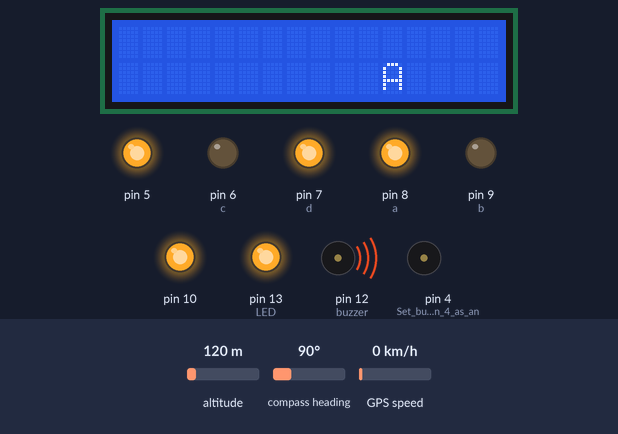
A sketch run on a simulated Arduino Uno, built with avr-gcc and run on an emulated ATmega328P. Parts: 16×2 character LCD, output pins drawn as LEDs (lit = HIGH), buzzer (waves = sounding, pin HIGH). The test bench sets the inputs (shaded band); at power-on: altitude 120 m, compass heading 90°, GPS speed 0 km/h. The GPS gets a fix after 3 s at 37.7749, -122.4194 with 8 satellites; what the sketch prints to the serial monitor is not drawn.

Above: at 0.53 s.
At 2.4 s:
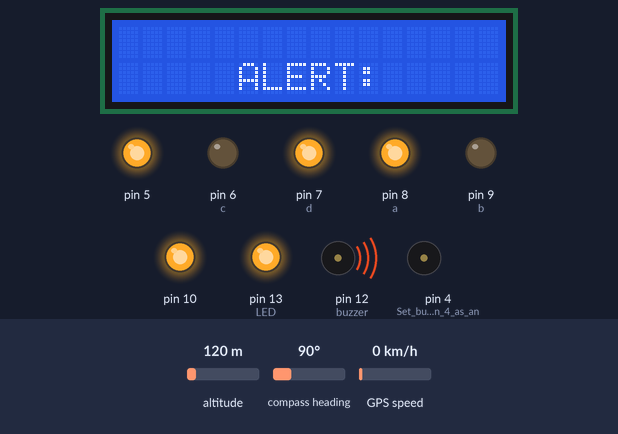
At 4.58 s:
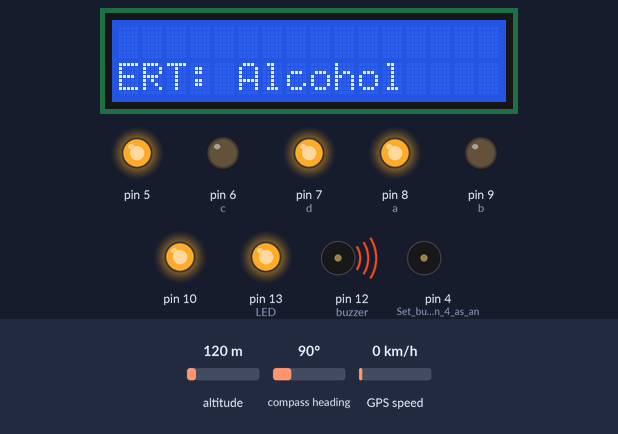
At 8.64 s:
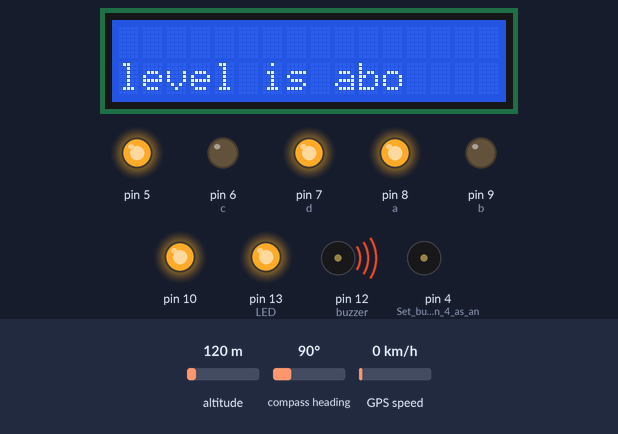
At 12.69 s:
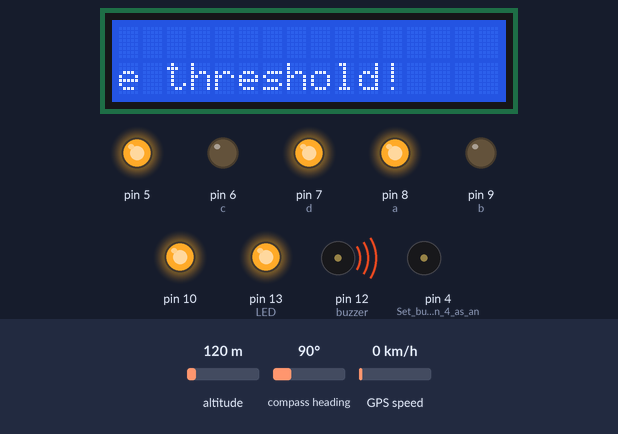
At 16.7 s:
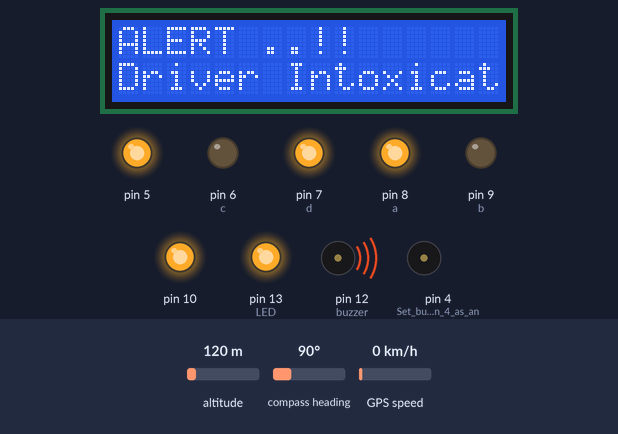
Timing chart, 0 to 40.0 s (numbered marks = the images above):
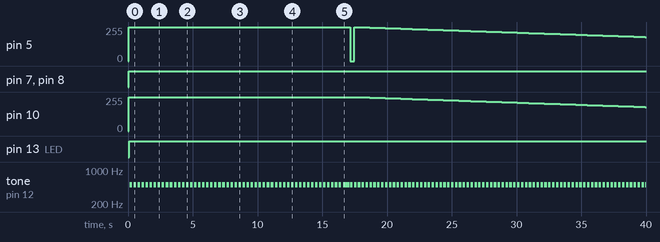

Measured:
- by itself, pin 5: ramps from 255/255 to 0/255 and jumps back, once every 17.4 s
- by itself, pin 7 (d), pin 8 (a): LOW → HIGH at 0.06 s
- by itself, pin 10: 0/255 → 255/255 at 0.06 s, → 254/255 17.7 s later, → 253/255 0.30 s later, → 252/255 0.30 s later, … (76 changes in this stretch)
- by itself, pin 13 (LED): LOW → HIGH at 0.11 s
- by itself, tone on pin 12 (buzzer): goes 53 × (500 Hz 0.20 s, silent 0.11 s), 500 Hz 0.50 s, silent 0.05 s, 76 × (500 Hz 0.20 s, silent 0.10 s), then 500 Hz

The sketch:

Speed_Change.ino
```cpp
#include <SoftwareSerial.h>
#include <TinyGPS++.h>
#include <LiquidCrystal_I2C.h>


int alcoholPin = A0; // analog input pin for alcohol sens
int threshold = 160;
int buzzerPin = 12;
int lcdColumns = 16;
int lcdRows = 2;
const int buzzer = 12;
const int LED = 13;

static const int RXPin = 3, TXPin = 2;// Here we make pin 4 as RX of arduino & pin 3 as TX of arduino
static const uint32_t GPSBaud = 9600;
LiquidCrystal_I2C lcd(0x27, lcdColumns, lcdRows);

TinyGPSPlus gps;
SoftwareSerial ss(RXPin, TXPin);

int a=8;
int b=9;

int c=6;
int d=7;


void setup()
{
pinMode(8,OUTPUT);
pinMode(9,OUTPUT);
pinMode(6,OUTPUT);
pinMode(7,OUTPUT);

pinMode(13, OUTPUT);

pinMode(10,OUTPUT);
pinMode(5,OUTPUT);

pinMode(12, OUTPUT); // Set pin 9 as output

Serial.begin(9600);
ss.begin(GPSBaud);

lcd.init();
lcd.backlight();

pinMode(4, OUTPUT); // Set buzzer - pin 4 as an output
noTone(buzzer);

}

void loop()
{

  digitalWrite(a,HIGH);
  digitalWrite(b,LOW);
  analogWrite(5, 255);

  digitalWrite(d,HIGH);
  digitalWrite(c,LOW);
  analogWrite(10, 255);

  int alcoholValue = analogRead(alcoholPin); // read analog value
  float voltage = alcoholValue * (5.0 / 1023.0); // convert to voltage
  int alcoholLevel = map(alcoholValue, 0, 1023, 0, 500); // map to alcohol level (0-500)
  Serial.println(alcoholLevel);


  if (alcoholLevel > threshold) {
    String message ="ALERT: Alcohol level is above threshold!";
    Serial.println("ALERT: Alcohol level is above threshold!"); // send alert message
    ss.write("ALERT:Alcohol Detect");
    ss.write("CAR ID : 101102.....");
    digitalWrite(LED, HIGH);
    scrollMessage(1, message, 100, 12);
    Serial.println("Calling GPS");
    tone(buzzer, 500);
    delay(500);
    noTone(buzzer);
    callgps();
  }

  delay(5000);


}

void slowdown()
{

  Serial.println("Slowdion!");
  for (int i = 256; i > 0; i--)
  {
    analogWrite(5, i);
    analogWrite(10, i);
    tone(buzzer, 500);
    delay(200);
    noTone(buzzer);
    delay(100);

  }

  digitalWrite(a,LOW);
  digitalWrite(c,LOW);
  digitalWrite(b,LOW);
  digitalWrite(d,LOW);

  noTone(buzzer);
  delay(50000);
}

void callgps()
{
   while (ss.available() > 0)
    if (gps.encode(ss.read()))
      displayInfo();

  if (millis() > 5000 && gps.charsProcessed() < 10)
  {
    Serial.println(F("GPS Detected -> "));
    ss.write("18.463520,73.868212");
    tone(buzzer, 500);
    delay(500);
    noTone(buzzer);
    slowdown();
    while(true);
  }
}

void displayInfo()
{
  Serial.print(F("Location: "));
  if (gps.location.isValid())
  {
    Serial.print(gps.location.lat(),6);
    Serial.print(F(","));
    Serial.print(gps.location.lng(),6);
    ss.write("18.463520, 73.868212");
    slowdown();
  }
  else
  {
    Serial.print(F("Aquaring"));
    ss.write("18.463520, 73.868212");
    slowdown();
  }

}

void scrollMessage(int row, String message, int delayTime, int totalColumns) {
  for (int i=0; i < totalColumns; i++) {
    message = " " + message;
  }
  message = message + " ";
  for (int position = 0; position < message.length(); position++) {
    lcd.setCursor(0, row);
    lcd.print(message.substring(position, position + totalColumns));
    tone(buzzer, 500);
    delay(200);
    noTone(buzzer);
    delay(delayTime);
  }
   lcd.setCursor(0, 0);
   lcd.print("ALERT ..!!");
   lcd.setCursor(0, 1);
   lcd.print("Driver Intoxicated");

}
```
